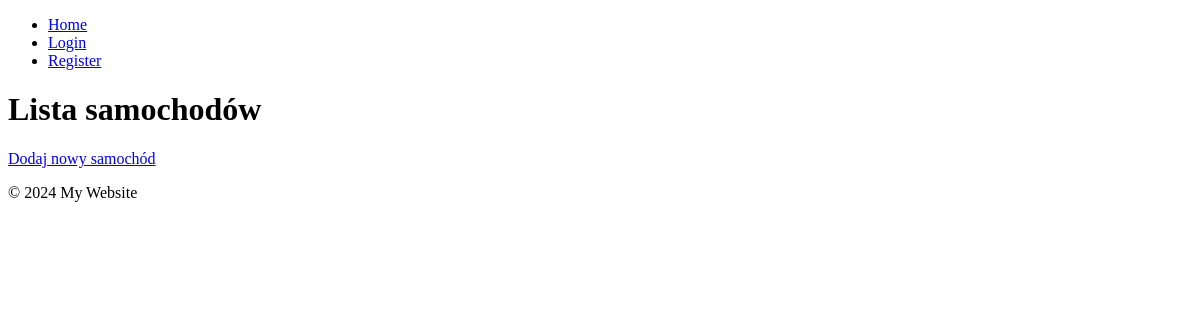
The app's page /cars/, older data.
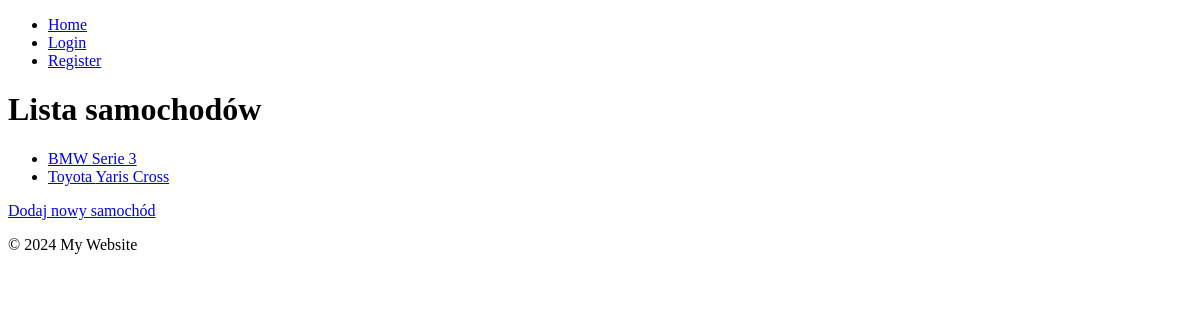
The same page, newer data.
### app/models.py (models this page shows, shortened)
class Car(models.Model):
    BRANDS = (
        ('BMW', 'BMW'),
        ('AUDI', 'Audi'),
        ('MERCEDES', 'Mercedes'),
        ('TOYOTA', 'Toyota'),
        ('HONDA', 'Honda'),  # Dodano przecinek
        ('FORD', 'Ford'),
    )
    model = models.CharField(max_length=100)
    brand = models.CharField(max_length=20, choices=BRANDS)
    year = models.PositiveIntegerField(validators=[MinValueValidator(1900), MaxValueValidator(2024)])
    rental_price = models.DecimalField(max_digits=10, decimal_places=2, validators=[MinValueValidator(0)])
    is_available = models.BooleanField(default=True)
    representative = models.ForeignKey(Representative, blank=True, null=True, on_delete=models.SET_NULL)

### app/views.py (the view)
# urls.py: path('cars/', views.car_list, name='car_list'),
def car_list(request):
    cars = Car.objects.all()  # Pobranie wszystkich samochodów
    return render(request, 'app/car_list.html', {'cars': cars})

### templates/app/car_list.html
{% extends 'base.html' %}
{% block content %}
<h1>Lista samochodów</h1>
<ul>
    {% for car in cars %}
        <li>
            <a href="{% url 'car_detail' car.id %}">{{ car.brand }} {{ car.model }}</a>
        </li>
    {% endfor %}
</ul>
<a href="{% url 'car_create' %}">Dodaj nowy samochód</a>
{% endblock %}

Row changes from the older to the newer data that the page shows:
added Car: brand "BMW", model "Serie 3"
added Car: brand "Toyota", model "Yaris Cross"
